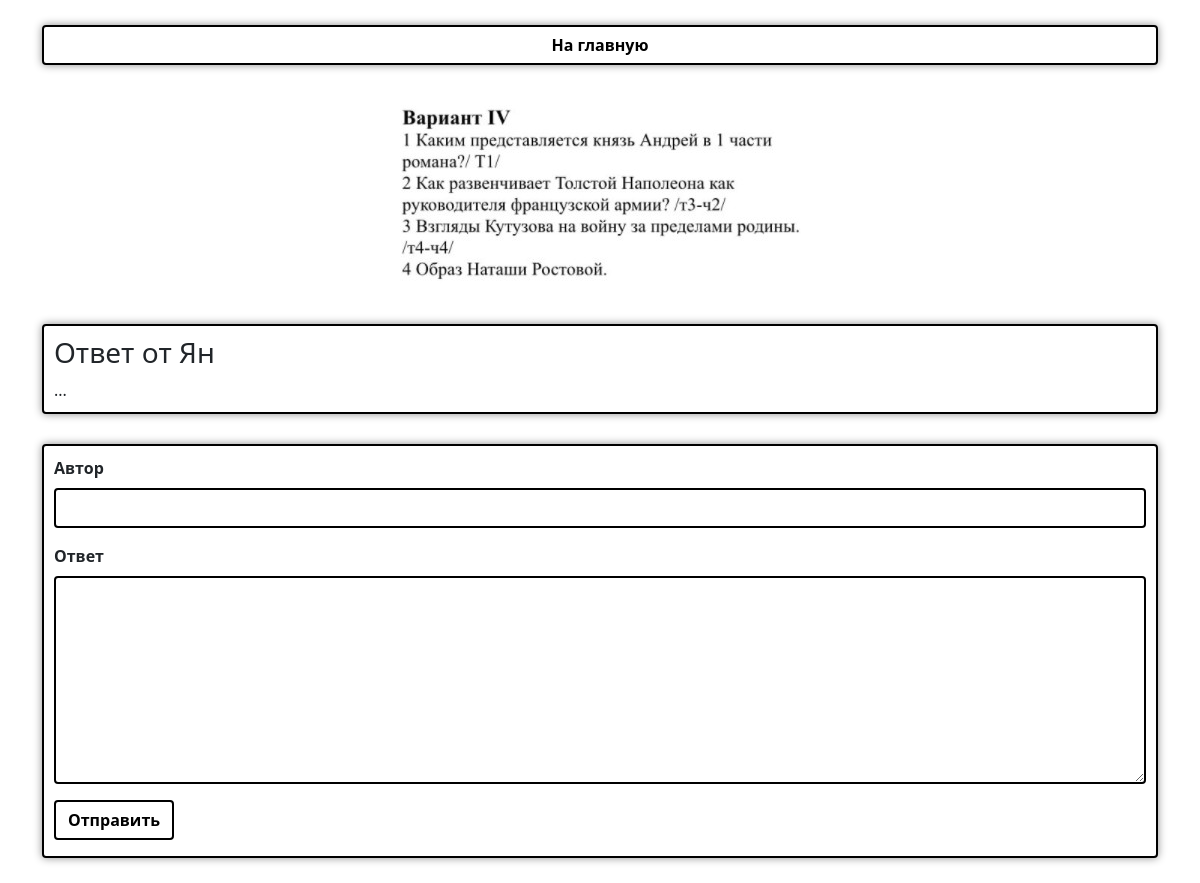
The app's page /answer/4 with its own data.
### Tickets/apps/mainapp/models.py (models this page shows, shortened)
class Question(models.Model):
    option = models.IntegerField("Номер варианта", unique=True)
    banner = models.ImageField("Фотография")
    class Meta:
        verbose_name = 'Вопрос'
        verbose_name_plural = 'Вопросы'

class Answer(models.Model):
    user = models.CharField("Автор ответа", max_length=50)
    text = models.TextField("Текст ответа", max_length=1000000, blank=True)
    answer_question = models.ForeignKey(Question, on_delete=models.CASCADE, related_name='answer_question')
    class Meta:
        verbose_name = 'Ответ'
        verbose_name_plural = 'Ответы'

### Tickets/apps/mainapp/views.py (the view, shortened to what this page needs)
# urls.py: re_path(r'^answer/(?P<pk>\w+)/?$', AnswerPageView.as_view(), name='answer__page')
class AnswerPageView(ListView):
    template_name = "qw-page.html"
    queryset = Answer
    context_object_name = 'answer'
    def get_queryset(self):
        return Answer.objects.filter(answer_question=Question.objects.get(id=self.kwargs['pk']))
    def get_context_data(self, **kwargs):
        context = super(AnswerPageView, self).get_context_data(**kwargs)
        context['question'] = Question.objects.get(id=self.kwargs['pk'])
        return context

### Tickets/apps/mainapp/templates/qw-page.html (shortened to what this page needs)
<html>
<head>
    <link href="https://cdn.jsdelivr.net/npm/bootstrap@5.0.0-beta2/dist/css/bootstrap.min.css" rel="stylesheet">
</head>
<body class="container" style="padding-bottom: 25px; padding-top:25px; overflow-x: hidden; overflow-y: scroll;">
    <div class="d-grid" style="box-shadow: 0 0 8px rgba(0,0,0,0.45); border-radius: .25rem;">
        <a href="{% url 'main__page' %}" class="d-grid"><button class="btn btn-dark">На главную</button></a>
    </div>
    <img style="margin-top: 40px; margin-bottom: 40px; margin-left: auto; margin-right: auto; display: block;" src="{{ question.banner.url }}" class="img-fluid">
    <div style="word-break: break-all; margin-bottom: 30px;">
        {% for i in answer %}
        <div class="card" style="margin-bottom: 30px; border: 2px solid #000; padding: 10px; box-shadow: 0 0 8px rgba(0,0,0,0.45)">
            <h3>Ответ от {% if i.user %}{{i.user}}{% else %}Ананимуса{% endif %}</h3>
            {{i.text}}
        </div>
        {% endfor %}
    </div>
    <div class="card" style="border: 2px solid #000; padding: 10px; margin-top: 20px; padding-bottom: 0px; box-shadow: 0 0 8px rgba(0,0,0,0.45)">
        <form method="POST">
            <div class="mb-3">
                <label for="id_user" class="form-label">Автор</label>
                <input type="text" class="form-control" id="id_user" name="user">
            </div>
            <div class="mb-3">
                <label for="id_text" class="form-label">Ответ</label>
                <textarea type="text" class="form-control" id="id_text" name="text" rows="8"></textarea>
            </div>
            <button type="submit" class="btn btn-dark">Отправить</button>
        </form>
    </div>
</body>
</html>

### Tickets/apps/mainapp/templates/qw-page.html (style rules this page uses)
.form-control { border: 2px solid #000; }
label { font-weight: 600; }
.btn { font-weight: 600; }
.btn-dark { color: #000; border: 2px solid #000; background: #fff; }
a { text-decoration: none; }

### records on screen
Question: banner (picture)
Answer: user "Ян", text "..."
